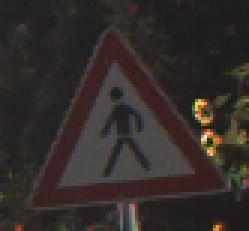
#> input picture notebooks/pictures/road_signs/cross.jpg, 83 x 77 px, found by its file name (shown 3 times larger); its folder holds only this picture in this run
$ jupyter execute --allow-errors CNV-BNN_Road-Signs.ipynb   (older library calls are emulated)
#> lines starting #> are read from the running program, lines starting #| are printed output that depends on the picture
# BNN on Pynq

This notebook covers how to use Binary Neural Networks on Pynq.
It shows an example of image recognition with a binarized neural network inspired at VGG-16, featuring 6 convolutional layers, 3 max pool layers and 3 fully connected layers

## 1. Instantiate a Classifier
Creating a classifier will automatically download the correct bitstream onto the device and load the weights trained on the specified dataset. By default there are three sets of weights available for the BNN version of the CNV network using 1 bit weights and 1 activation (W1A1) - this example uses the German Road Sign dataset.

[cell 1]
import bnn
print(bnn.available_params(bnn.NETWORK_CNVW1A1))
#> (this line was passed over: bnn is not available in this run)

#> (the rest of this cell did not finish here and is left out)

## 2. List the available classes
The selected dataset can classify images in 42 classes, the names of which are accessible through the classifier.

#> (a cell that did not finish here is left out)

## 3. Open images to be classified
The images that we want to classify are loaded and shown to the user

[cell 3]
from PIL import Image
import numpy as np
from os import listdir
from os.path import isfile, join
from IPython.display import display

imgList = [f for f in listdir("/home/xilinx/jupyter_notebooks/bnn/pictures/road_signs/") if isfile(join("/home/xilinx/jupyter_notebooks/bnn/pictures/road_signs/", f))]

images = []

for imgFile in imgList:
	img = Image.open("/home/xilinx/jupyter_notebooks/bnn/pictures/road_signs/" + imgFile)
#> img is the input picture: PIL image 83x77 RGB; mean R, G, B 51, 44.1, 41.5
	images.append(img)
	img.thumbnail((64, 64), Image.ANTIALIAS)
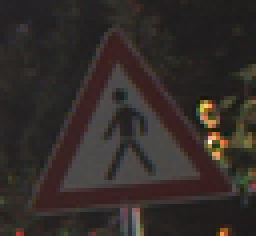
#> img: PIL image 64x59 RGB (shown 4 times larger); mean R, G, B 51, 44.1, 41.4
	display(img)

## 4. Launching BNN in hardware
The images are passed in the PL and the inference is performed. The images will be automatically formatted to the required format that is processed by CNV network (Cifar-10 format).

#> (a cell that did not finish here is left out)

## 5. Launching BNN in software
The inference on the same image is performed in sofware on the ARM core by passing the RUNTIME_SW attribute to the Image-Classifier

#> (a cell that did not finish here is left out)

## 6. Locate objects within a scene

This example is going to create an array of images from a single input image, tiling the image to try and locate an object. This image shows a road intersection and we're aiming at finding the stop sign.

[cell 6]
from PIL import Image
image_file = "/home/xilinx/jupyter_notebooks/bnn/pictures/street_with_stop.JPG"
im = Image.open(image_file)
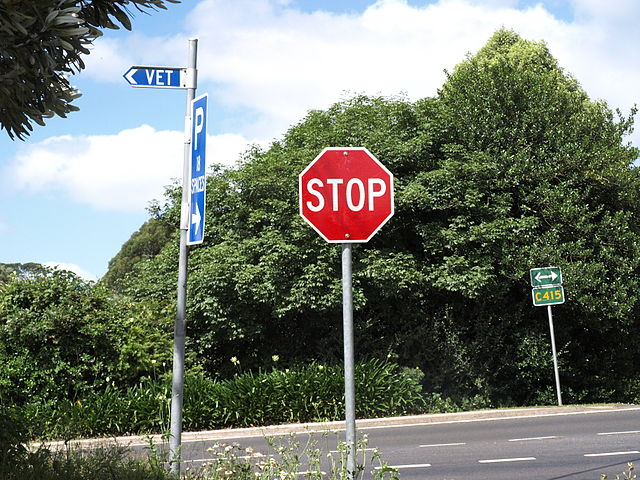
#> input picture notebooks/pictures/street_with_stop.JPG, 640 x 480 px, found by its file name
#> im is the input picture: PIL image 640x480 RGB; mean R, G, B 118.5, 124.7, 114.5
im

Here we launch the classification on all the tiles from the source image, and all image in which the BNN identified a STOP signal is shown

[cell 7]
images = []
bounds = []
for s in [64,96]:
    stride = s // 4
    x_tiles = im.width // stride
    y_tiles = im.height // stride

    for j in range(y_tiles):
        for i in range(x_tiles):
            bound = (stride * i, stride * j, stride * i + s, stride * j + s)
            if bound[2] <= im.width and bound[3] < im.height:
                c = im.crop(bound)
                images.append(c)
                bounds.append(bound)
#> after the loop, bounds = 1330 items, first 6: (0, 0, 64, 64), (16, 0, 80, 64), (32, 0, 96, 64), (48, 0, 112, 64), (64, 0, 128, 64), (80, 0, 144, 64); images = 1330 items

print(len(images))
#| 1330
